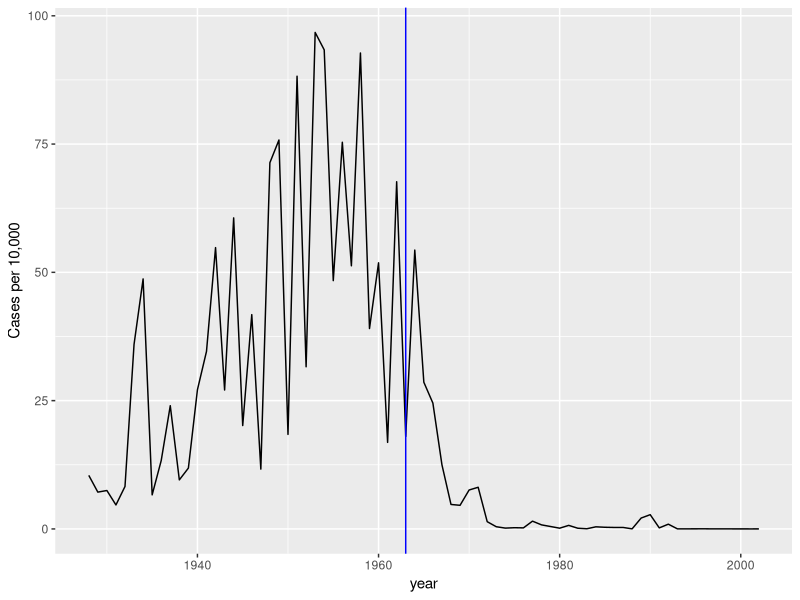
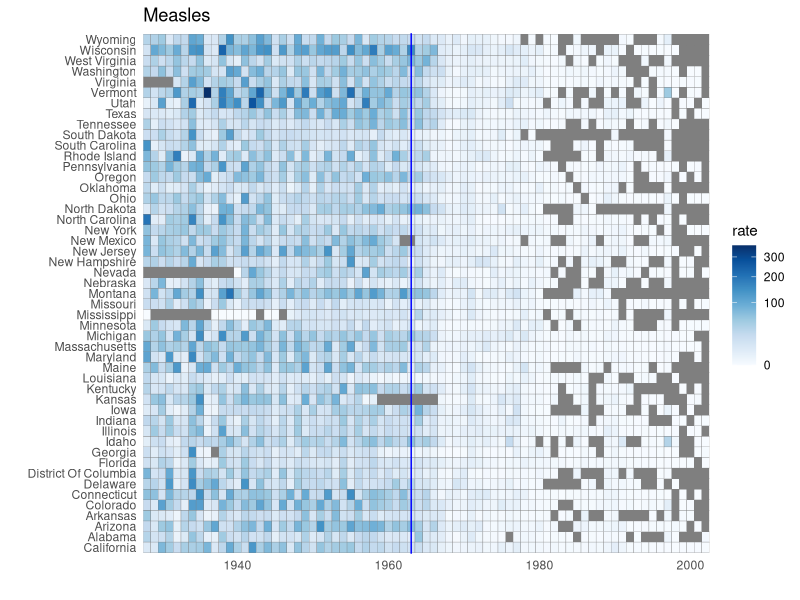
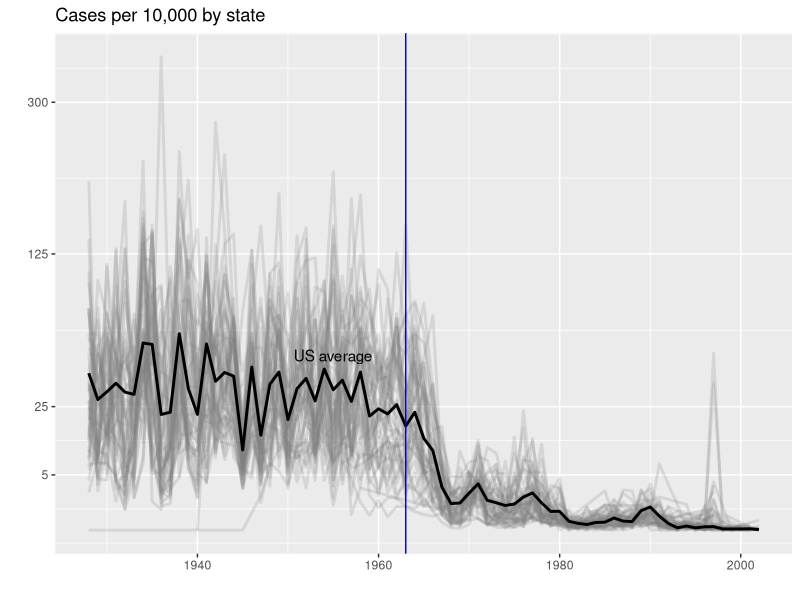

Recreate these plots in R, in order.
#Tile plot of measles rate by year and state
library(tidyverse)
library(dslabs)
data(us_contagious_diseases)
str(us_contagious_diseases)

head(us_contagious_diseases)

the_disease <- "Measles"
dat <- us_contagious_diseases %>%
  filter(!state %in% c("Hawaii", "Alaska") & disease == the_disease) %>%
  mutate(rate = count / population * 10000 * 52/weeks_reporting) %>%
  mutate(state = reorder(state, rate))

nrow(dat)

#sample state
dat %>% filter(state == "Texas" & !is.na(rate)) %>%
  ggplot(aes(year, rate)) +
  geom_line() +
  ylab("Cases per 10,000") +
  geom_vline(xintercept=1963, col = "blue")


# tile plot of disease rate by state and year
dat %>% ggplot(aes(year, state, fill=rate)) +
  geom_tile(color = "grey50") +
  scale_x_continuous(expand = c(0,0)) +
  scale_fill_gradientn(colors = RColorBrewer::brewer.pal(9, "Blues"), trans = "sqrt") +
  geom_vline(xintercept = 1963, col = "blue") +
  theme_minimal() + theme(panel.grid = element_blank()) +
  ggtitle(the_disease) +
  ylab("") +
  xlab("")

#line plot 
# compute US average measles rate by year
avg <- us_contagious_diseases %>%
  filter(disease == the_disease) %>% group_by(year) %>%
  summarize(us_rate = sum(count, na.rm = TRUE)/sum(population, na.rm = TRUE)*10000)
head(avg)

# make line plot of measles rate by year by state
dat %>%
  filter(!is.na(rate)) %>%
  ggplot() +
  geom_line(aes(year, rate, group = state), color = "grey50", 
            show.legend = FALSE, alpha = 0.2, size = 1)+
  geom_line(mapping = aes(year, us_rate), data = avg, size = 1, col = "black")+
  scale_y_continuous(trans = "sqrt", breaks = c(5, 25, 125, 300)) +
  ggtitle("Cases per 10,000 by state") +
  xlab("") +
  ylab("") +
  geom_text(data = data.frame(x = 1955, y = 50),
            mapping = aes(x, y, label = "US average"), color = "black") +
  geom_vline(xintercept = 1963, col = "blue")
